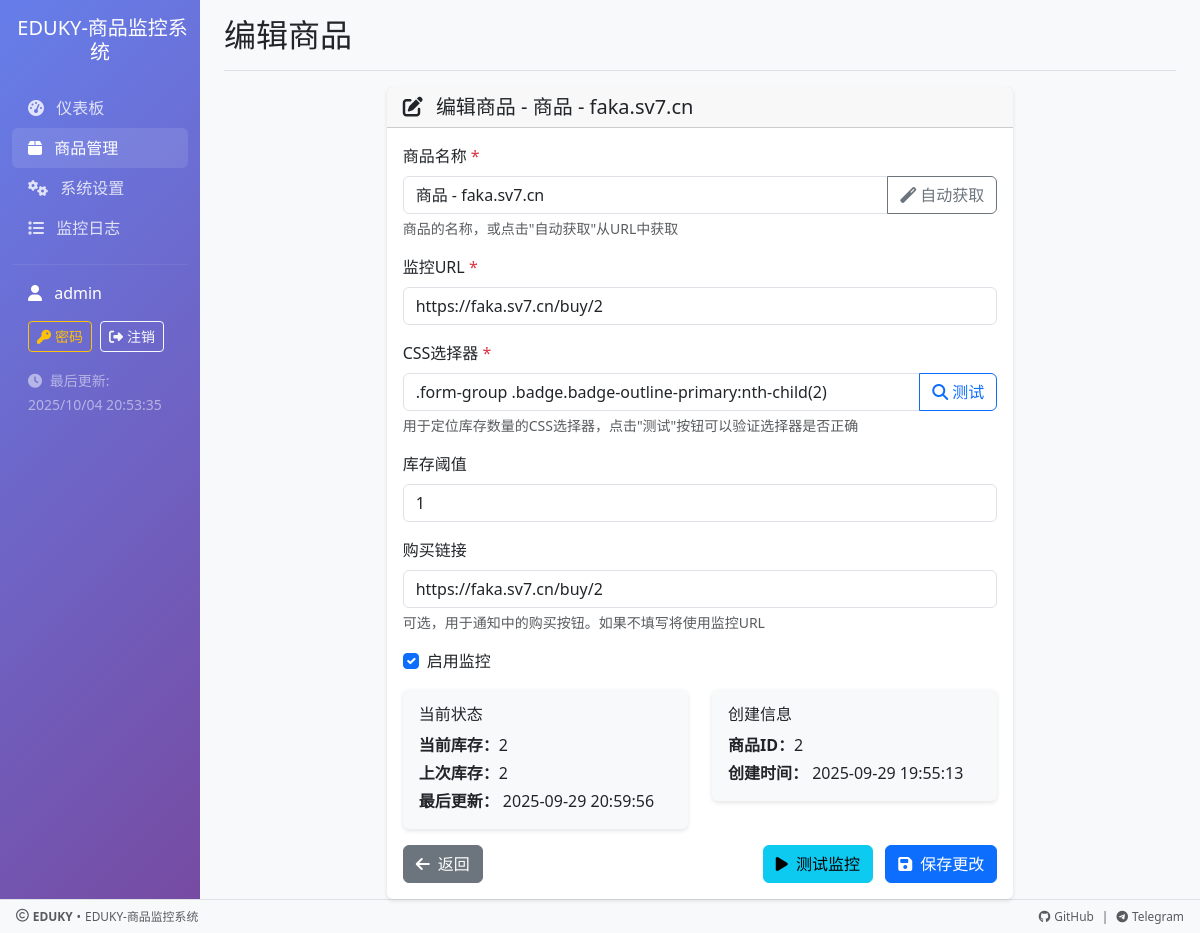
The app's page /edit_product/2 (signed in) with its own data.
### main.py (models this page shows, shortened)
class User(db.Model):
    __tablename__ = 'users'
    id = db.Column(db.Integer, primary_key=True)
    username = db.Column(db.String(80), unique=True, nullable=False)
    password_hash = db.Column(db.String(120), nullable=False)
    is_active = db.Column(db.Boolean, default=True)
    created_at = db.Column(db.DateTime, default=lambda: get_internet_time().replace(tzinfo=None))
    last_login = db.Column(db.DateTime)
    must_change_password = db.Column(db.Boolean, default=True)  # 强制修改密码标记

class Product(db.Model):
    __tablename__ = 'products'
    id = db.Column(db.Integer, primary_key=True)
    name = db.Column(db.String(200), nullable=False)
    url = db.Column(db.String(500), nullable=False)
    target_selector = db.Column(db.String(200), nullable=False)
    current_stock = db.Column(db.Integer, default=0)
    last_stock = db.Column(db.Integer, default=0)
    threshold = db.Column(db.Integer, default=1)
    is_active = db.Column(db.Boolean, default=True)
    created_at = db.Column(db.DateTime, default=lambda: get_internet_time().replace(tzinfo=None))
    updated_at = db.Column(db.DateTime, default=lambda: get_internet_time().replace(tzinfo=None))
    buy_url = db.Column(db.String(500))
    version = db.Column(db.Integer, default=1)

### main.py (the view, shortened to what this page needs)
@app.route('/edit_product/<int:id>', methods=['GET', 'POST'])
@login_required
def edit_product(id):
    product = Product.query.get_or_404(id)
    return render_template('edit_product.html', product=product)

### main.py (called while the page is built)
@app.template_filter('china_time')
def china_time_filter(dt):
    if dt is None:
        return ''
    if dt.tzinfo is None:
        dt = pytz.utc.localize(dt)
    china_time = dt.astimezone(CHINA_TZ)
    return china_time.strftime('%Y-%m-%d %H:%M:%S')

### web/templates/edit_product.html (shortened to what this page needs)
{% extends "base.html" %}
{% block page_title %}编辑商品{% endblock %}
{% block content %}
<div class="row justify-content-center">
    <div class="col-lg-8">
        <div class="card">
            <div class="card-header">
                <h5 class="mb-0">
                    <i class="fas fa-edit me-2"></i>
                    编辑商品 - {{ product.name }}
                </h5>
            </div>
            <div class="card-body">
                <form method="POST">
                    <div class="mb-3">
                        <label for="name" class="form-label">商品名称 <span class="text-danger">*</span></label>
                        <div class="input-group">
                            <input type="text" class="form-control" id="name" name="name" value="{{ product.name }}" required>
                            <button type="button" class="btn btn-outline-secondary" id="autoGetName" onclick="autoGetProductName()">
                                <i class="fas fa-magic"></i> 自动获取
                            </button>
                        </div>
                        <div class="form-text">商品的名称，或点击"自动获取"从URL中获取</div>
                    </div>
                    <div class="mb-3">
                        <label for="url" class="form-label">监控URL <span class="text-danger">*</span></label>
                        <input type="url" class="form-control" id="url" name="url" value="{{ product.url }}" required onblur="checkAutoGetName()">
                    </div>
                    <div class="mb-3">
                        <label for="target_selector" class="form-label">CSS选择器 <span class="text-danger">*</span></label>
                        <div class="input-group">
                            <input type="text" class="form-control" id="target_selector" name="target_selector" value="{{ product.target_selector }}" required>
                            <button type="button" class="btn btn-outline-primary" id="testSelector" onclick="testCSSSelector()">
                                <i class="fas fa-search"></i> 测试
                            </button>
                        </div>
                        <div class="form-text">
                            用于定位库存数量的CSS选择器，点击"测试"按钮可以验证选择器是否正确
                        </div>
                    </div>
                    <div class="mb-3">
                        <label for="threshold" class="form-label">库存阈值</label>
                        <input type="number" class="form-control" id="threshold" name="threshold" value="{{ product.threshold }}" min="0">
                    </div>
                    <div class="mb-3">
                        <label for="buy_url" class="form-label">购买链接</label>
                        <input type="url" class="form-control" id="buy_url" name="buy_url" value="{{ product.buy_url or '' }}">
                        <div class="form-text">可选，用于通知中的购买按钮。如果不填写将使用监控URL</div>
                    </div>
                    <div class="mb-3">
                        <div class="form-check">
                            <input class="form-check-input" type="checkbox" id="is_active" name="is_active" {% if product.is_active %}checked{% endif %}>
                            <label class="form-check-label" for="is_active">
                                启用监控
                            </label>
                        </div>
                    </div>
                    <div class="row mb-3">
                        <div class="col-md-6">
                            <div class="card bg-light">
                                <div class="card-body">
                                    <h6 class="card-title">当前状态</h6>
                                    <p class="mb-1"><strong>当前库存：</strong>{{ product.current_stock }}</p>
                                    <p class="mb-1"><strong>上次库存：</strong>{{ product.last_stock }}</p>
                                    <p class="mb-0"><strong>最后更新：</strong>
                                        {% if product.updated_at %}
                                            {{ product.updated_at|china_time }}
                                        {% else %}
                                            从未更新
                                        {% endif %}
                                    </p>
                                </div>
                            </div>
                        </div>
                        <div class="col-md-6">
                            <div class="card bg-light">
                                <div class="card-body">
                                    <h6 class="card-title">创建信息</h6>
                                    <p class="mb-1"><strong>商品ID：</strong>{{ product.id }}</p>
                                    <p class="mb-0"><strong>创建时间：</strong>
                                        {% if product.created_at %}
                                            {{ product.created_at|china_time }}
                                        {% else %}
                                            未知
                                        {% endif %}
                                    </p>
                                </div>
                            </div>
                        </div>
                    </div>
                    <div class="d-flex justify-content-between">
                        <a href="{{ url_for('products') }}" class="btn btn-secondary">
                            <i class="fas fa-arrow-left me-1"></i>
                            返回
                        </a>
                        <div>
                            <button type="button" class="btn btn-info me-2" onclick="testMonitor()">
                                <i class="fas fa-play me-1"></i>
                                测试监控
                            </button>
                            <button type="submit" class="btn btn-primary">
                                <i class="fas fa-save me-1"></i>
                                保存更改
                            </button>
                        </div>
                    </div>
                </form>
            </div>
        </div>
    </div>
</div>
{% endblock %}

### web/templates/base.html (shortened to what this page needs)
<!DOCTYPE html>
<html lang="zh-CN">
<head>
    <link href="https://cdn.bootcdn.net/ajax/libs/bootstrap/5.3.0/css/bootstrap.min.css" rel="stylesheet">
    <link href="https://cdn.bootcdn.net/ajax/libs/font-awesome/6.4.0/css/all.min.css" rel="stylesheet">
    <link href="https://cdn.jsdelivr.net/npm/sweetalert2@11.7.12/dist/sweetalert2.min.css" rel="stylesheet">
</head>
<body>
    <div class="container-fluid main-container">
        <div class="row">
            <nav class="col-md-3 col-lg-2 d-md-block sidebar collapse">
                <div class="position-sticky pt-3">
                    <div class="text-center mb-4">
                        <h5 class="text-white">
                            EDUKY-商品监控系统
                        </h5>
                    </div>
                    <ul class="nav flex-column">
                        <li class="nav-item">
                            <a class="nav-link {% if request.endpoint == 'index' %}active{% endif %}" href="{{ url_for('index') }}">
                                <i class="fas fa-tachometer-alt me-2"></i>
                                仪表板
                            </a>
                        </li>
                        <li class="nav-item">
                            <a class="nav-link {% if request.endpoint in ['products', 'add_product', 'edit_product'] %}active{% endif %}" href="{{ url_for('products') }}">
                                <i class="fas fa-box me-2"></i>
                                商品管理
                            </a>
                        </li>
                        <li class="nav-item">
                            <a class="nav-link {% if request.endpoint == 'settings' %}active{% endif %}" href="{{ url_for('settings') }}">
                                <i class="fas fa-cogs me-2"></i>
                                系统设置
                            </a>
                        </li>
                        <li class="nav-item">
                            <a class="nav-link {% if request.endpoint == 'logs_page' %}active{% endif %}" href="{{ url_for('logs_page') }}">
                                <i class="fas fa-list me-2"></i>
                                监控日志
                            </a>
                        </li>
                    </ul>
                    <hr class="my-3" style="border-color: rgba(255,255,255,0.3);">
                    <div class="px-3 mb-3">
                        <div class="text-white mb-3">
                            <i class="fas fa-user me-2"></i>
                            {{ session.username or 'admin' }}
                        </div>
                        <div class="d-flex gap-2">
                            <button class="btn btn-outline-warning btn-sm" onclick="showChangePasswordModal()" title="修改密码">
                                <i class="fas fa-key me-1"></i>密码
                            </button>
                            <a href="{{ url_for('logout') }}" class="btn btn-outline-light btn-sm" title="注销登录">
                                <i class="fas fa-sign-out-alt me-1"></i>注销
                            </a>
                        </div>
                    </div>
                    <div class="px-3">
                        <small class="text-white-50">
                            <i class="fas fa-clock me-1"></i>
                            最后更新: <span id="lastUpdate"></span>
                        </small>
                    </div>
                </div>
            </nav>
            <main class="col-md-9 ms-sm-auto col-lg-10 px-md-4 content-wrapper">
                <div class="d-flex justify-content-between flex-wrap flex-md-nowrap align-items-center pt-3 pb-2 mb-3 border-bottom">
                    <h1 class="h2">{% block page_title %}仪表板{% endblock %}</h1>
                </div>
                {% block content %}{% endblock %}
            </main>
        </div>
    </div>
    <footer class="bg-light border-top mt-auto py-2">
        <div class="container-fluid px-3">
            <div class="row align-items-center">
                <div class="col-md-8">
                    <small class="text-muted d-flex align-items-center">
                        <i class="far fa-copyright me-1" style="font-size: 0.8rem;"></i>
                        <strong>EDUKY</strong>
                        <span class="mx-1">•</span>
                        EDUKY-商品监控系统
                    </small>
                </div>
                <div class="col-md-4 text-md-end mt-1 mt-md-0">
                    <div class="d-flex justify-content-md-end justify-content-start align-items-center gap-2">
                        <a href="https://github.com/eduky/faka-monitor"
                           target="_blank"
                           class="text-decoration-none text-muted small"
                           title="查看GitHub项目">
                            <i class="fab fa-github me-1"></i>GitHub
                        </a>
                        <span class="text-muted small">|</span>
                        <a href="https://t.me/eduKaiYuan"
                           target="_blank"
                           class="text-decoration-none text-muted small"
                           title="加入Telegram频道">
                            <i class="fab fa-telegram me-1"></i>Telegram
                        </a>
                    </div>
                </div>
            </div>
        </div>
    </footer>
</body>
</html>

### web/templates/base.html (style rules this page uses)
.card { transition: transform 0.2s; border: none; box-shadow: 0 2px 4px rgba(0,0,0,0.1); }
.sidebar { min-height: 100vh; background: linear-gradient(135deg, #667eea 0%, #764ba2 100%); }
.sidebar .nav-link { color: rgba(255,255,255,0.8); transition: all 0.3s; }
.sidebar .nav-link:hover, .sidebar .nav-link.active { color: #fff; background-color: rgba(255,255,255,0.1); border-radius: 0.375rem; }
.content-wrapper { background-color: #f8f9fa; min-height: calc(100vh - 45px); }
body { display: flex; flex-direction: column; min-height: 100vh; }
.main-container { flex: 1; }
footer { margin-top: auto; font-size: 0.85rem; }
footer a { transition: color 0.2s ease; font-size: 0.8rem; }

### records on screen
User: username "admin"
Product: name "商品 - faka.sv7.cn", url "https://faka.sv7.cn/buy/2", target_selector ".form-group .badge.badge-outline-primary:nth-child(2)", threshold "1", buy_url "https://faka.sv7.cn/buy/2", is_active "☑", current_stock "2", last_stock "2", updated_at|china_time "2025-09-29 20:59:56", id "2", created_at|china_time "2025-09-29 19:55:13"
